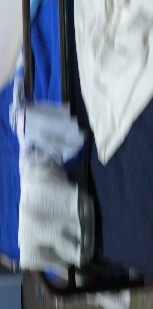
#> input picture debug_crop_1779329486.jpg, 153 x 309 px
$ python -i motion.py   (imports and definitions only)
#> lines starting #> are read from the running program, lines starting #| are printed output that depends on the picture
#> further down, picture is the input picture: shape (309, 153, 3); mean B, G, R 133.5, 113.8, 102.3
import cv2
import numpy as np

class MotionDetector:
    def __init__(self, min_area=500, sensitivity=50):
        self.min_area = min_area
        self.bg_sub = cv2.createBackgroundSubtractorMOG2(
            history=500,
            varThreshold=sensitivity,
            detectShadows=True
        )

    def detect(self, frame):
        # Réduire la résolution pour accélérer MOG2
        small = cv2.resize(frame, (320, 240))
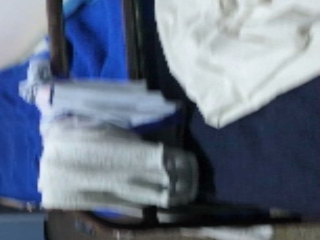
#> small: shape (240, 320, 3); mean B, G, R 133.4, 113.7, 102.1
        mask = self.bg_sub.apply(small)
#> mask: shape (240, 320); every value is 127

        # Supprimer les ombres (pixels gris = 127)
        _, mask = cv2.threshold(mask, 200, 255, cv2.THRESH_BINARY)
#> mask: shape (240, 320); every value is 0

        # Nettoyer le bruit
        kernel = cv2.getStructuringElement(cv2.MORPH_ELLIPSE, (3, 3))
        mask = cv2.morphologyEx(mask, cv2.MORPH_OPEN, kernel)
        mask = cv2.dilate(mask, kernel, iterations=2)

        # Trouver les contours
        contours, _ = cv2.findContours(
            mask, cv2.RETR_EXTERNAL, cv2.CHAIN_APPROX_SIMPLE
        )
#> contours = []

        zones = []
        for cnt in contours:
            area = cv2.contourArea(cnt)
            if area < self.min_area:
                continue
            x, y, w, h = cv2.boundingRect(cnt)
            # Remettre à l'échelle 640x480
            zones.append({
                'x': x * 2, 'y': y * 2,
                'w': w * 2, 'h': h * 2,
                'area': area * 4
            })
#> this loop made 0 passes
#> after the loop, zones = []

        return len(zones) > 0, zones

>>> import cv2
>>> picture = cv2.imread('debug_crop_1779329486.jpg')
>>> result = MotionDetector().detect(picture)
#> result = (False, [])

$ run again, on debug_crop_1779329487.jpg
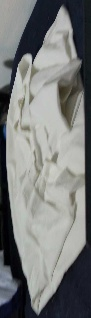
#> input picture debug_crop_1779329487.jpg, 91 x 318 px
#> picture is the input picture: shape (318, 91, 3); mean B, G, R 121.7, 122.5, 120.6
#> in detect, `small = cv2.resize(frame, (320, 240))`:
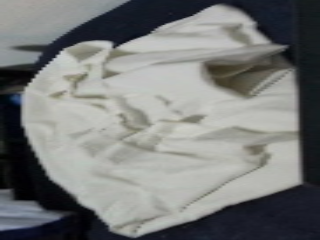
#> small: shape (240, 320, 3); mean B, G, R 121.6, 122.4, 120.5
#> contours = []
#> result = (False, [])

$ run again, on debug_crop_1779329519.jpg
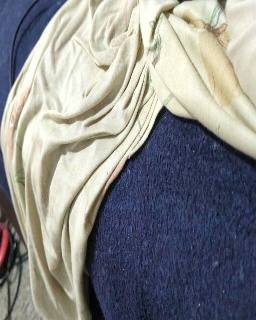
#> input picture debug_crop_1779329519.jpg, 256 x 320 px
#> picture is the input picture: shape (320, 256, 3); mean B, G, R 138.6, 138.6, 137.6
#> in detect, `small = cv2.resize(frame, (320, 240))`:
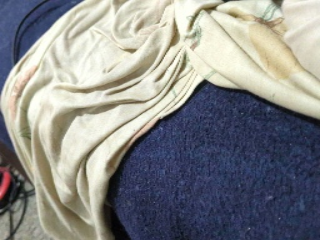
#> small: shape (240, 320, 3); mean B, G, R 138.5, 138.5, 137.5
#> contours = []
#> result = (False, [])
